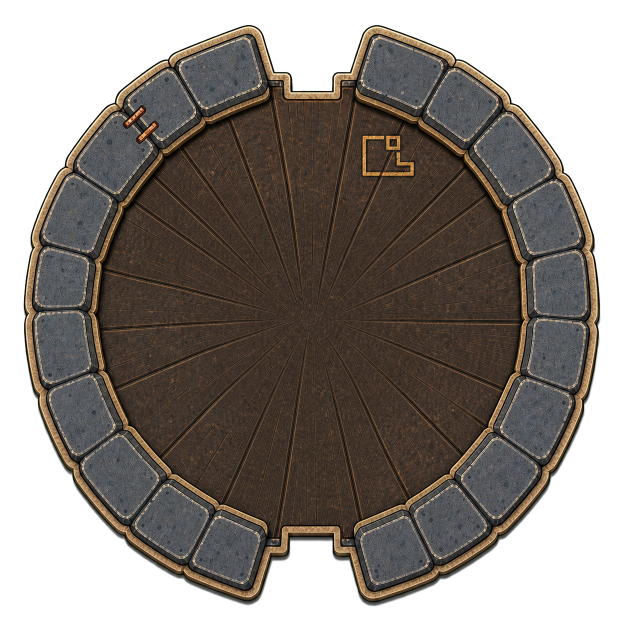
#> input picture v_beta/assets/staging/candidates/watchtower/decomposition_v3/watchtower_structural_base_master_v1_alpha.png, 1254 x 1254 px (shown at 1/2 size)
$ python extract_watchtower_structural_layers_v3.py
#> lines starting #> are read from the running program, lines starting #| are printed output that depends on the picture; after the words box and inside, x2 and y2 are one past the last pixel; in counts of white or black regions, pixels touching at a corner belong together
#> in main, source is the input picture: PIL image 1254x1254 RGBA; mean R, G, B, A 51.8, 45, 39.2, 167.6
import json
import math
from pathlib import Path

import numpy as np
from PIL import Image, ImageChops, ImageDraw
from scipy import ndimage


ROOT = Path(__file__).resolve().parents[1]
SOURCE = (
    ROOT
    / "assets/staging/candidates/watchtower/decomposition_v3"
    / "watchtower_structural_base_master_v1_alpha.png"
)
OUT = ROOT / "assets/staging/candidates/watchtower/decomposition_v3/structural_layers"
MANIFEST = OUT / "watchtower_structural_layers_v3.fragment.json"

CANVAS = (1254, 1254)
CENTER = (627.0, 627.0)


def angle_mask(start_deg: float, end_deg: float, inner: float, outer: float) -> Image.Image:
    mask = Image.new("L", CANVAS, 0)
    draw = ImageDraw.Draw(mask)
    points = []
    steps = max(12, round(abs(end_deg - start_deg) * 2))
    for index in range(steps + 1):
        angle = math.radians(start_deg + (end_deg - start_deg) * index / steps)
        points.append(
            (
                CENTER[0] + outer * math.cos(angle),
                CENTER[1] + outer * math.sin(angle),
            )
        )
    for index in range(steps, -1, -1):
        angle = math.radians(start_deg + (end_deg - start_deg) * index / steps)
        points.append(
            (
                CENTER[0] + inner * math.cos(angle),
                CENTER[1] + inner * math.sin(angle),
            )
        )
    draw.polygon(points, fill=255)
    return mask


def radial_mask(inner: float, outer: float) -> Image.Image:
#> called with inner = 0, outer = 474
    mask = Image.new("L", CANVAS, 0)
#> mask: PIL image 1254x1254 L; every value is 0
    draw = ImageDraw.Draw(mask)
    draw.ellipse(
        (
            CENTER[0] - outer,
            CENTER[1] - outer,
            CENTER[0] + outer,
            CENTER[1] + outer,
        ),
        fill=255,
    )
    if inner > 0:
        draw.ellipse(
            (
                CENTER[0] - inner,
                CENTER[1] - inner,
                CENTER[0] + inner,
                CENTER[1] + inner,
            ),
            fill=0,
        )
    return mask


def save_layer(
    source: Image.Image,
    source_alpha: Image.Image,
    mask: Image.Image,
    layer_id: str,
    draw_order: int,
    runtime_candidate: bool = True,
) -> dict:
#> called with layer_id = 'deck_full_reference', draw_order = 20, runtime_candidate = False
    alpha = ImageChops.multiply(source_alpha, mask)
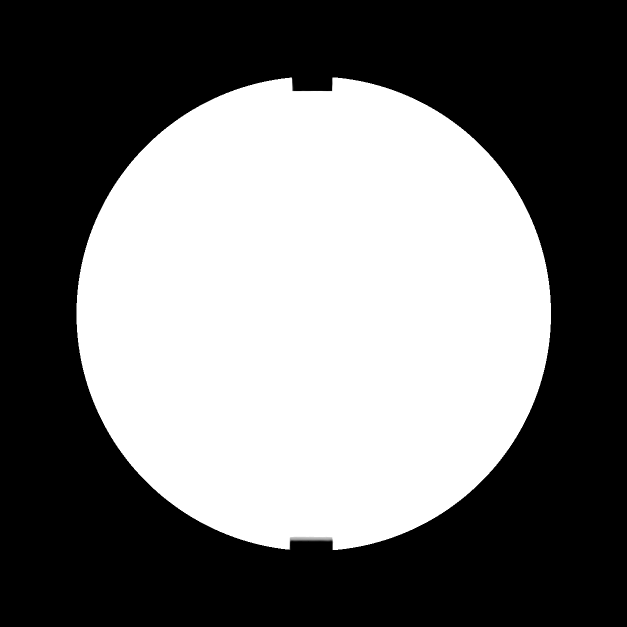
#> alpha: PIL image 1254x1254 L (shown at 1/2 size); min 0, max 255, mean 114
    bbox = alpha.getbbox()
#> bbox = (153, 154, 1102, 1101)
    if bbox is None:
        raise ValueError(f"{layer_id} is empty")
    tight = source.crop(bbox)
    tight.putalpha(alpha.crop(bbox))
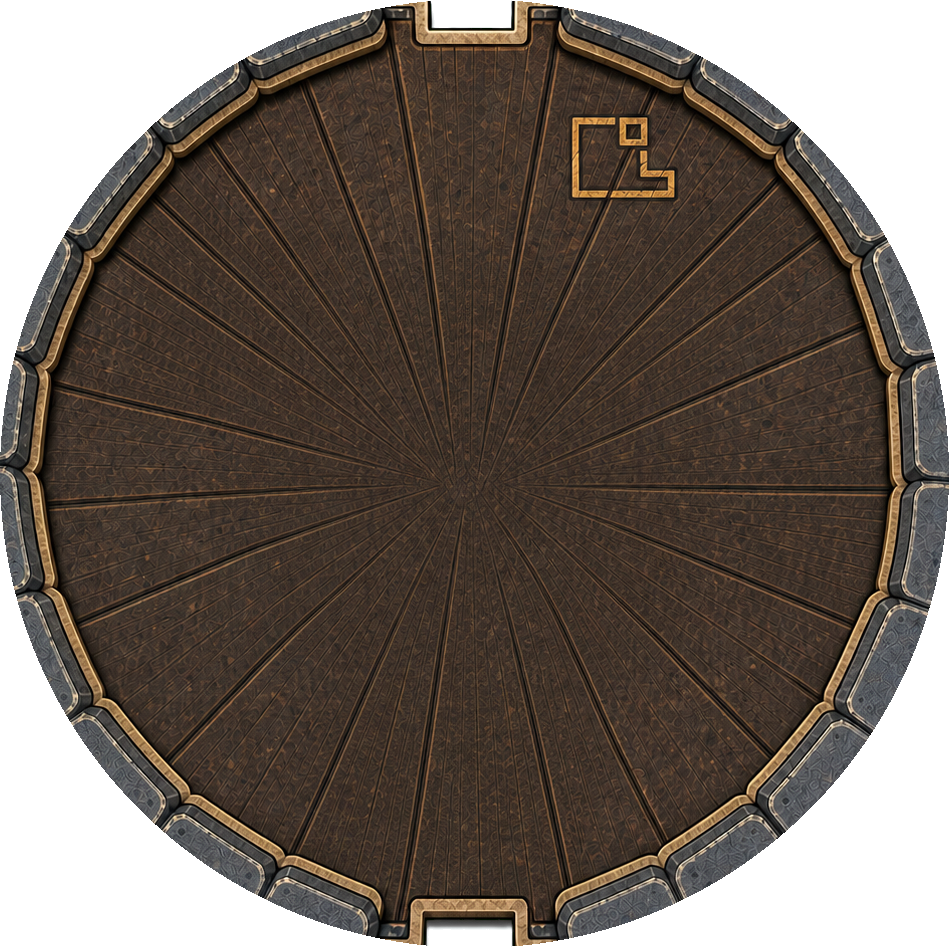
#> tight: PIL image 949x947 RGBA; mean R, G, B, A 72.1, 61.4, 52.9, 199.5; transparent parts drawn white
    path = OUT / f"{layer_id}.png"
    tight.save(path, optimize=True)
    pivot = {
        "x": round(CENTER[0] - bbox[0], 3),
        "y": round(CENTER[1] - bbox[1], 3),
    }
#> pivot = {'x': 474, 'y': 473}
    return {
        "id": layer_id,
        "file": path.name,
        "sourceCanvas": {"width": CANVAS[0], "height": CANVAS[1]},
        "sourceRect": {
            "x": bbox[0],
            "y": bbox[1],
            "w": bbox[2] - bbox[0],
            "h": bbox[3] - bbox[1],
        },
        "pivot": pivot,
        "drawOrder": draw_order,
        "runtimeCandidate": runtime_candidate,
    }


def main() -> None:
    OUT.mkdir(parents=True, exist_ok=True)
    source = Image.open(SOURCE).convert("RGBA")
    source_alpha = source.getchannel("A")
    layers = []

    layers.append(
        save_layer(
            source,
            source_alpha,
            radial_mask(0, 474),
            "deck_full_reference",
            20,
            False,
        )
    )

    for index in range(8):
        start = -90 + index * 45 + 0.7
        end = -90 + (index + 1) * 45 - 0.7
        layers.append(
            save_layer(
                source,
                source_alpha,
                angle_mask(start, end, 0, 444),
                f"deck_sector_{index + 1:02d}",
                30 + index,
            )
        )
#> this loop made 8 passes
#> (bbox in save_layer, pivot in save_layer) on passes 1 to 8: ((627, 183, 938, 628), {'x': 0, 'y': 444}), ((627, 316, 1071, 628), {'x': 0, 'y': 311}), ((627, 627, 1071, 938), {'x': 0, 'y': 0}), ((627, 627, 938, 1071), {'x': 0, 'y': 0}), ((316, 627, 628, 1071), {'x': 311, 'y': 0}), ((183, 627, 628, 938), {'x': 444, 'y': 0}), ((183, 316, 628, 628), {'x': 444, 'y': 311}), ((316, 183, 628, 628), {'x': 311, 'y': 444})
#> pass 1, in save_layer (call 2), `alpha = ImageChops.multiply(source_alpha, mask)`:
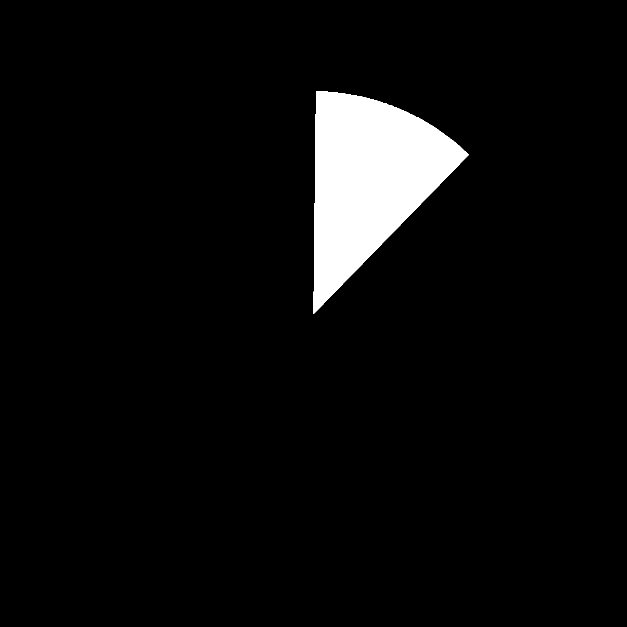
#> alpha: PIL image 1254x1254 L (shown at 1/2 size); 4.8% white; 1 white region, box (x1, y1, x2, y2) and area: (627, 183, 938, 628) 75600
#> pass 1, in save_layer (call 2), `tight.save(path, optimize=True)`:
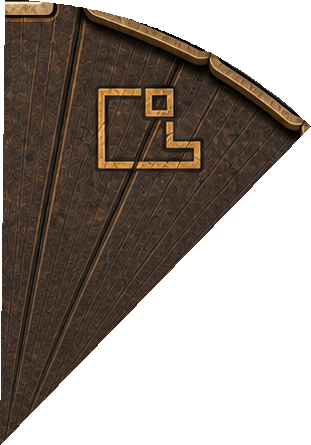
#> saved as deck_sector_01.png: PIL image 311x445 RGBA; mean R, G, B, A 70.8, 56.4, 45.1, 139.3; transparent parts drawn white
#> after the loop, layers = 9 items

    pixels = np.asarray(source)
    yy, xx = np.indices((CANVAS[1], CANVAS[0]))
    radius = np.hypot(xx - CENTER[0], yy - CENTER[1])
    red, green, blue, alpha = (pixels[:, :, index] for index in range(4))
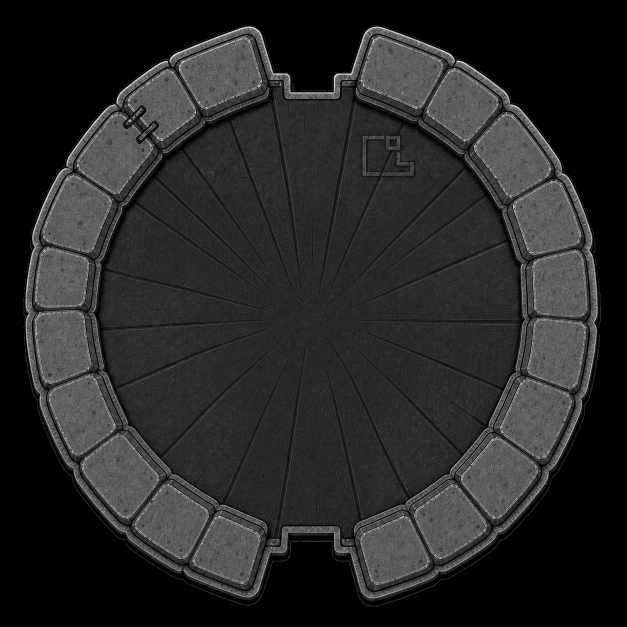
#> blue: shape (1254, 1254) (shown at 1/2 size); min 0, max 249, mean 39.2
    stone_faces = (
        (alpha > 200)
        & (radius > 455)
        & (radius < 585)
        & (red > 50)
        & (green > 50)
        & (blue > 50)
        & (blue.astype(int) >= red.astype(int) + 3)
        & (green.astype(int) >= red.astype(int) - 1)
    )
#> stone_faces: shape (1254, 1254) bool; 13.1% white; 526 white regions (494 under 20 px), largest, box (x1, y1, x2, y2) and area: (727, 79, 881, 212) 12451, (364, 80, 517, 212) 12046, (954, 233, 1096, 389) 11688
    stone_faces = ndimage.binary_closing(stone_faces, iterations=1)
#> stone_faces: shape (1254, 1254) bool; 13.6% white; 438 white regions (403 under 20 px), largest, box (x1, y1, x2, y2) and area: (727, 79, 881, 212) 12774, (364, 80, 517, 212) 12441, (954, 233, 1096, 389) 12095
    labels, label_count = ndimage.label(stone_faces)
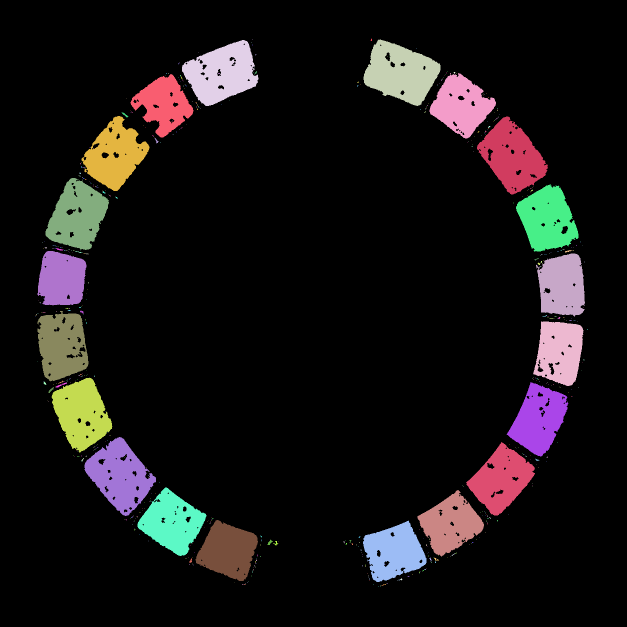
#> labels: shape (1254, 1254) int32 (shown at 1/2 size); 605 distinct labels, from 0 to 604; one colour per label, 0 black
#> label_count = 604
    centers = []
    for label_id in range(1, label_count + 1):
        component = labels == label_id
        area = int(component.sum())
        if area < 1500:
            continue
        cy, cx = ndimage.center_of_mass(component)
        angle = math.degrees(math.atan2(cy - CENTER[1], cx - CENTER[0])) % 360
        centers.append((angle, area, cx, cy))
#> this loop made 604 passes
#> (area, cy, cx, angle) on passes 3, 4, 25: (12773, 145.1, 801.5, 289.9), (12433, 145.8, 443.1, 249.1), (9839, 210.4, 922.4, 305.3)
#> component: shape (1254, 1254) bool; 0% white in thin lines or dots, all inside (x1, y1, x2, y2) = (757, 1173, 758, 1174)
#> after the loop, centers = 20 items, first 6: (289.9, 12773, 801.5, 145.1), (249.1, 12433, 443.1, 145.8), (305.3, 9839, 922.4, 210.4), (234.4, 8401, 327.4, 208.1), (218.6, 10946, 229.6, 310), (321.7, 12093, 1024.6, 312.5)
    centers.sort()
    if len(centers) != 20:
        raise ValueError(f"Expected 20 stone faces, detected {len(centers)}")

    extended = [centers[-1][0] - 360] + [item[0] for item in centers] + [
        centers[0][0] + 360
    ]
#> extended = [-6.47, 8.76, 25.17, 41.47, 56.95, 71.4, 109.8, 124.2, 140.1, 156.7, 172.8, 187.8, 202.5, 218.6, 234.4, 249.1, 289.9, 305.3, 321.7, 338, 353.5, 368.8]
    for index, (angle, _area, _cx, _cy) in enumerate(centers):
        previous_angle = extended[index]
        next_angle = extended[index + 2]
        start = (previous_angle + angle) / 2 + 0.25
        end = (angle + next_angle) / 2 - 0.25
        layers.append(
            save_layer(
                source,
                source_alpha,
                angle_mask(start, end, 440, 604),
                f"parapet_stone_{index + 1:02d}",
                60 + index,
            )
        )
#> this loop made 20 passes
#> (angle, _area, _cx, _cy, previous_angle, next_angle, start, end) on passes 1 to 12: (8.76, 9564, 1119.3, 702.9, -6.47, 25.17, 1.39, 16.71), (25.17, 10522, 1077.4, 838.7, 8.76, 41.47, 17.21, 33.07), (41.47, 10640, 1002.1, 958.5, 25.17, 56.95, 33.57, 48.96), (56.95, 9709, 900.8, 1047.8, 41.47, 71.4, 49.46, 63.93), (71.4, 9937, 787.4, 1103.6, 56.95, 109.8, 64.43, 90.37), (109.8, 9744, 455.8, 1101.3, 71.4, 124.2, 90.87, 116.8), (124.2, 10494, 343.7, 1044.6, 109.8, 140.1, 117.3, 131.9), (140.1, 12048, 239.3, 951, 124.2, 156.7, 132.4, 148.2), (156.7, 11261, 162.6, 826.9, 140.1, 172.8, 148.7, 164.5), (172.8, 10521, 123.2, 690.7, 156.7, 187.8, 165, 180.1), (187.8, 8632, 123, 557.8, 172.8, 202.5, 180.6, 194.9), (202.5, 11331, 154.6, 431.2, 187.8, 218.6, 195.4, 210.3)
#> pass 1, in save_layer (call 10), `tight.save(path, optimize=True)`:
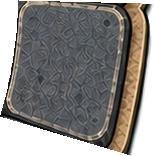
#> saved as parapet_stone_01.png: PIL image 154x156 RGBA; mean R, G, B, A 87.6, 84.4, 80.6, 191.9; transparent parts drawn white
#> after the loop, layers = 29 items

    manifest = {
        "schema": "ether-frontier.layer-fragment.v1",
        "object": "watchtower",
        "projectionMaster": "watchtower_projection_master_v4",
        "coordinateSystem": {
            "canvas": {"width": CANVAS[0], "height": CANVAS[1]},
            "objectCenter": {"x": CENTER[0], "y": CENTER[1]},
        },
        "layers": layers,
    }
    MANIFEST.write_text(
        json.dumps(manifest, ensure_ascii=False, indent=2) + "\n",
        encoding="utf-8",
    )
    print(f"Wrote {len(layers)} layers")
#| Wrote 29 layers
    print(MANIFEST)


if __name__ == "__main__":
    main()
